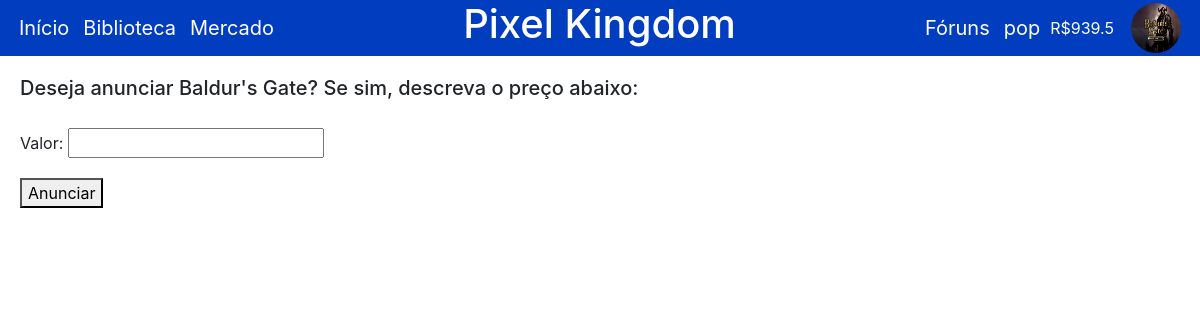
/anunciar/1 (signed in), run on the app's committed database.
### loja/models.py (models this page shows, shortened)
class Usuario(models.Model):
    nome = models.CharField(max_length=100, null = False)
    email = models.EmailField(null=False)
    senha = models.CharField(max_length=50, null=False)
    nome_usuario = models.CharField(max_length=50, null=False)
    perfil = models.ImageField(upload_to='perfis/')
    jogos = models.ManyToManyField(Jogo)
    conta = models.FloatField(default=1000)

class Jogo(models.Model):
    nome = models.CharField(max_length=100, null=False)
    valor = models.FloatField(null=False)
    descricao = models.TextField()
    imagem = models.ImageField(upload_to='ijogos/')
    temas = models.ManyToManyField(Tema)
    generos = models.ManyToManyField(Genero)
    empresa = models.ForeignKey(Empresa, on_delete=models.CASCADE)

### loja/views.py (the view)
# urls.py: path('anunciar/<int:id>', anunciar, name='anunciar'),
def anunciar(request, id):
    if 'usuario_id' not in request.session:
        return redirect('login')
    usuario_id = request.session['usuario_id']
    usuario = Usuario.objects.get(id=usuario_id)
    jogo = Jogo.objects.get(id=id)
    if request.method == 'POST':
        form = AnuncioForm(request.POST)
        if form.is_valid():
            resultado = form.save(commit=False)
            resultado.jogo = jogo
            resultado.usuario = usuario
            resultado.save()
            return redirect('biblioteca')
    else:
        form = AnuncioForm()
    contexto = {
        'usuario': usuario,
        'form': form,
        'jogo': jogo
    }
    return render(request, 'anuncio.html', contexto)

### loja/forms.py
class AnuncioForm(forms.ModelForm):
    class Meta:
        model = Anuncio
        fields = ['valor']

### loja/templates/anuncio.html (shortened to what this page needs)
{% extends 'base.html' %}
{% block content %}
    <div id="principal">
        <h5>Deseja anunciar {{jogo.nome}}? Se sim, descreva o preço abaixo:</h5>
        <form method="POST">
            {{ form.as_p }}
            <button type="submit">Anunciar</button>
        </form>
    </div>
{% endblock %}

### loja/templates/base.html (shortened to what this page needs)
<!DOCTYPE html>
<html lang="en">
<head>
</head>
<body>
    {% load bootstrap4 %}
    {% bootstrap_css %}
    <header>
        <div>
            <a href="{% url 'index' %}">Início</a>
            <a href="{% url 'biblioteca' %}">Biblioteca</a>
            <a href="{% url 'mercado' %}">Mercado</a>
        </div>
        <h1>Pixel Kingdom</h1>
        <div>
            <a href="">Fóruns</a>
            <div>
                <a href="{% url 'perfil' %}">{{usuario.nome_usuario}}</a>
                <p>R${{usuario.conta}}</p>
                <a href="{% url 'perfil' %}"><img src="{{usuario.perfil.url}}"></a>
            </div>
        </div>
    </header>
    {% block content %}
    {% endblock %}
</body>
</html>

### loja/templates/anuncio.html (style rules this page uses)
#principal { padding: 20px; }
input { margin: 20px 0; }

### loja/templates/base.html (style rules this page uses)
header div img { border-radius: 50%; width: 50px; height: 50px; margin-left: 7px; cursor: pointer; }
header div { display: flex; align-items: center; }
header div div { display: flex; align-items: center; gap: 3px; }
body, html { margin: 0; padding: 0; height: 100%; }
header { background-color: #003DBF; color: white; display: flex; align-items: center; justify-content: space-between; padding: 0 12px; }
header a { color: white; text-decoration: none; margin: 0 7px; font-size: 20px; transition: 0.1s; }
p { margin-bottom: 0; }

### data on the page
Usuario: nome_usuario "pop", conta "939.5", perfil (picture)
Jogo: nome "Baldur's Gate"
